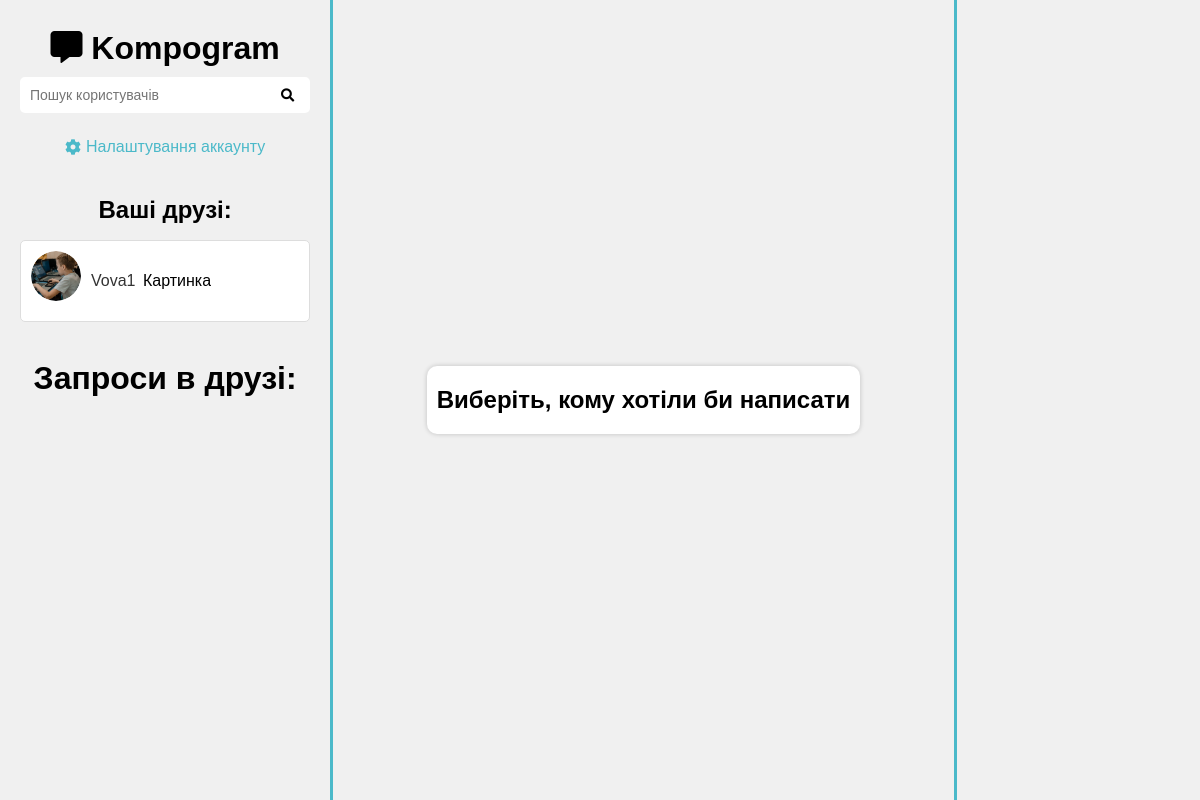
Before: /home/ (signed in) with the older database file.
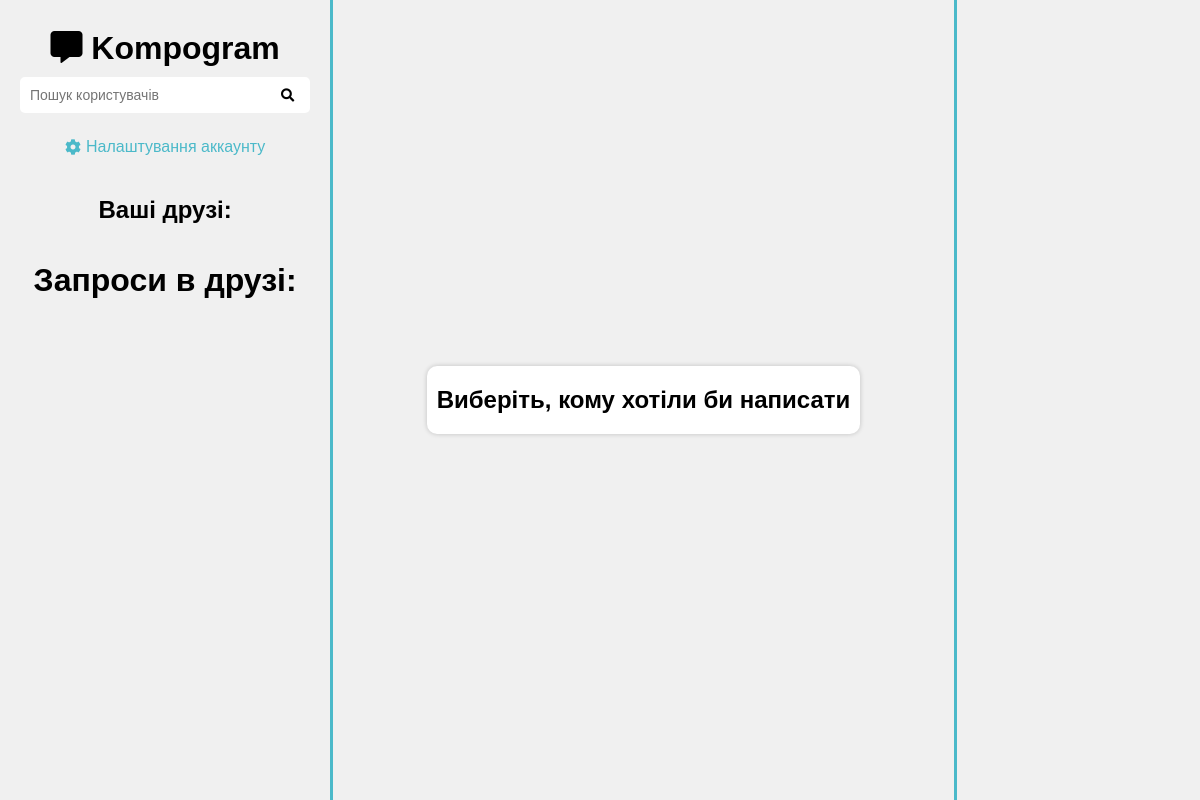
After: the same page with the newer database file.
### chat/models.py (models this page shows)
class Messages(models.Model):
    chat = models.ForeignKey(Chat, on_delete=models.CASCADE)
    message = models.TextField('Повідомлення', null=True)
    time = models.DateTimeField(auto_now_add=True, verbose_name='Час відправки:')
    created_by = models.ForeignKey(get_user_model(), on_delete=models.CASCADE)
    reply = models.ForeignKey('self', on_delete=models.CASCADE, null=True, blank=True)
    picture = models.ImageField('Картинка повідомлення', upload_to=image_upload_path, null=True, blank=True)
    def __str__(self):
        if self.message != None:
            return self.message
        else:
            return "picture"

### RegLog/models.py (models this page shows)
class CustomUser(AbstractUser):
    picture = models.ImageField('Аватарка', upload_to='profile_pictures')
    objects = CustomUserManager()

### home/views.py (the view)
# urls.py: path('', views.HomePage, name='home'),
def HomePage(request):
    if not request.user.is_authenticated:
        return redirect('registration')
    else:
        username = request.user.username
        email = request.user.email
        users = CustomUser.objects.exclude(username='admin')
        friends_requests = FriendRequest.objects.filter(to_user=request.user)
        friends = get_friends(request.user)
        last_messages = []
        for friend in friends:
            Friends = get_user_friend(request.user, friend)
            chat = get_chat(Friends)
            all_friends_messages = get_chat_messages_none_time(chat)
            print(all_friends_messages)
            try:
                last_messages.append(all_friends_messages.last())
            except:
                print("No first message")
        print(last_messages)
        context = {"username": username, 'email': email,"users": users,
                   'friends_requests': friends_requests, 'friends': friends,
                   'last_messages': last_messages}
        return render(request, 'home/HomeHTML.html', context)

### RegLog/selectors/friends.py (called while the page is built)
def get_friends(user):
    friends = []
    temp_friends = Friends.objects.filter(Q(first_user=user) | Q(second_user=user))
    for i in temp_friends:
        if user == i.first_user:
            friends.append(i.second_user)
        if user == i.second_user:
            friends.append(i.first_user)
    return friends

### RegLog/serives/friends.py (called while the page is built)
def switch_users(first_user, second_user):
    if second_user.id < first_user.id:
        first_user, second_user = second_user, first_user
    return first_user, second_user

def get_user_friend(first_user, second_user):
    first_user, second_user = switch_users(first_user, second_user)
    return Friends.objects.filter(first_user=first_user, second_user=second_user).first()

### chat/selectors/chat.py (called while the page is built)
def get_chat(friends):
    chat, is_created = Chat.objects.get_or_create(friends=friends)
    return chat

### chat/selectors/message.py (called while the page is built)
def get_chat_messages_none_time(chat):
    return Messages.objects.filter(chat=chat)

### home/templates/home/HomeHTML.html (shortened to what this page needs)
{% load static %}
<!DOCTYPE html>
<html lang="en">
<head>
    <link rel="stylesheet" href="{% static 'home/css/HomeCSS.css' %}">
    <link rel="stylesheet" href="https://cdnjs.cloudflare.com/ajax/libs/font-awesome/5.15.3/css/all.min.css">
</head>
<body>
    <div class="left_div">
        <h1><i class="fas fa-comment-alt"></i> Kompogram </h1>
        <div class="search-and-friends">
            <form action="{% url 'search_qqq' %}" method="POST" class="search-form">
                <input type="search" placeholder="Пошук користувачів" name="searched">
                <button type="submit"><i class="fas fa-search"></i></button>
            </form>
            <a href="{% url 'change-name' %}" class="settings-link"><i class="fas fa-cog"></i> Налаштування аккаунту </a>
        </div>
        <div class="friends">
            <h2>Ваші друзі:</h2>
            <ul class="friend-list">
                {% for f in friends %}
                    {% for last_message in last_messages %}
                        {% if f.id == last_message.chat.friends.first_user.id or f.id == last_message.chat.friends.second_user.id %}
                            <li class="friend-box">
                                <a>
                                    <div class="friend-avatar">
                                        <img src="{{ f.picture.url }}" alt="{{ f.username }}">
                                    </div>
                                    <div class="friend-name">
                                        <a href="{% url 'ChatId' f.id %}">{{ f }}</a>
                                    </div>
                                    <div class="last_message_div">
                                        <div class="last_message">
                                            {% if not last_message.message %}
                                                <p>Картинка</p>
                                            {% else %}
                                                <p class="last_message_text">{{ last_message.message }}</p>
                                            {% endif %}
                                        </div>
                                    </div>
                                </a>
                            </li>
                        {% endif %}
                    {% endfor %}
                {% endfor %}
            </ul>
        </div>
        <div>
            <h1>Запроси в друзі:</h1>
        </div>
    </div>
    <div class="center_div">
        <div class="select-message">
            <h2>Виберіть, кому хотіли би написати</h2>
        </div>
    </div>
    <div class="right_div">
    </div>
</body>
</html>

Changed rows visible on the page:
no longer on this page (row unchanged): CustomUser: username "Vova1"
removed Messages: picture (picture), shows "Картинка"
